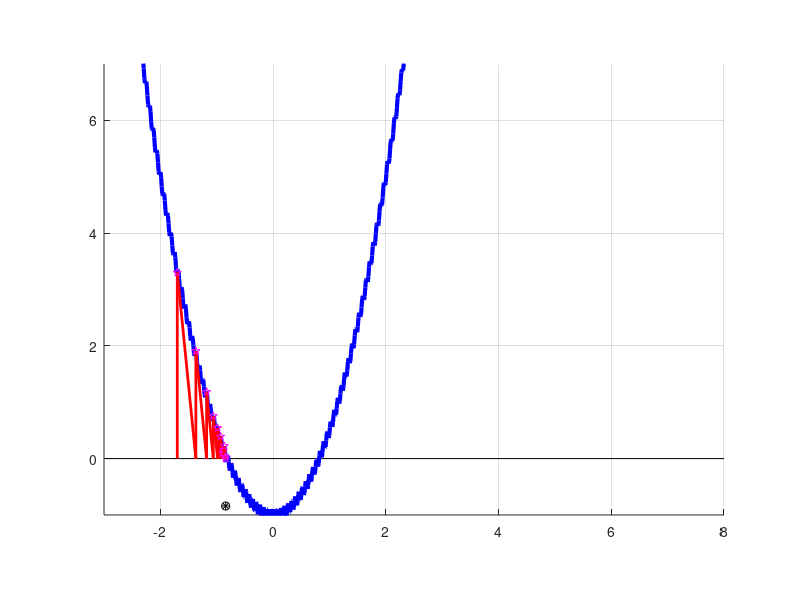

MATLAB code for this plot:
%
% Vienos lygties sprendimas: paprastuju iteraciju metodas
% 
function Pvz_SMA_1_4_Viena_lygtis_simple_iteration
clc,close all

%------------------------   PRADINIAI DUOMENYS  ----------------------------

range=[-3,8] % parenkame saknu atskyrimo intervala



% x0=-1.3    % parenkame pradini artini
x0=0
x0=0.0001
x0=-1.7

eps=1e-4   % parenkame sprendinio tikslumo reiksme

nitmax=100 % parenkame didziausia leistina iteraciju skaiciu

method='simple_iteration'  % parenkame metoda

alpha=10 % parenkame daugiklio reiksme
% alpha=2
% alpha=-10000
% alpha=-7
% alpha=-2  
% alpha=-10

% braizomas funkcijos grafikas
npoints=1000; x=range(1): (range(2)-range(1))/(npoints-1) :range(2);  fff=f(x);
figure(1); grid on; hold on; axis equal;axis([range(1),range(2),-1,7]);
line([range(1),range(2)],[0,0],'Color','k');
plot(x,fff,'b-','LineWidth',3);
% splot(range,range,'b-');

%------------------------   SPRENDIMAS  -----------------------------------

xn=x0;prec=1e20; nit=0; % pradinis artinys, pradine tikslumo reiksme ir iteracijos numeris
while prec > eps  % iteracijos
    nit=nit+1;
    if nit > nitmax, fprintf('Virsytas leistinas iteraciju skaicius. Tikslumas nepasiektas');return;end

    if strcmp(method,'simple_iteration')
            fn=f(xn)/alpha+xn;
            plot([xn,xn,xn+f(xn)/alpha],[0,f(xn),0],'r-','LineWidth',2);
            plot(xn,f(xn),'mp');
            xn=fn;
    else, fprintf('neaprasytas metodas \n');
    end
     
     pause(2)
        
    prec=abs(f(xn));
    fprintf(1,'iteracija %d  x= %g  prec= %g \n',nit,xn,prec);
end
plot(xn,fn,'k*');plot(xn,fn,'ko');

fprintf(1,'\n tikslumas pasiektas, saknis xmid=%g\n\n',xn);

end


function fff=f(x)
    fff= 1.5*x.^2-1 +0.1*sin(100*x);
%     fff=64*x.^4-576*x.^3+10*x.^2+9*x;
return
end